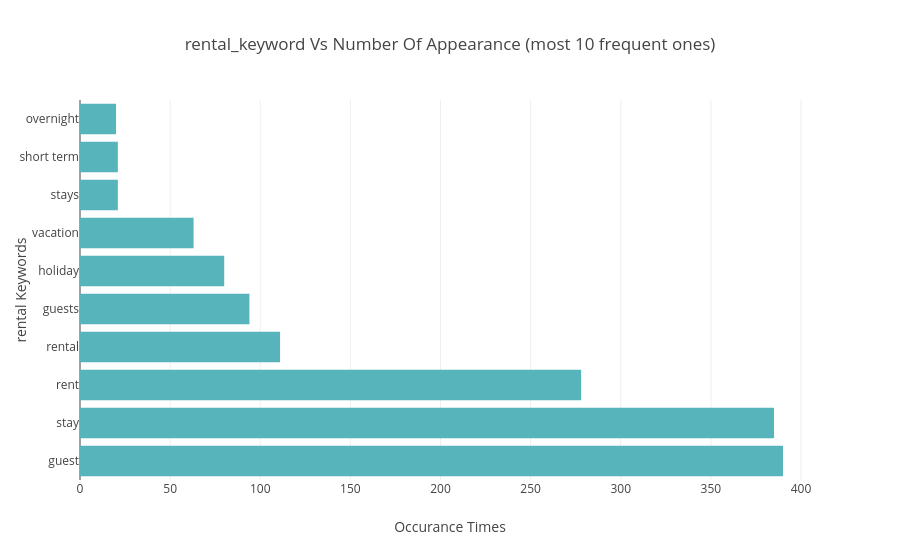

Notebook source saved alongside this figure:
### Code cell
#- Visualizing The rental keywords Vs Their Counts (only frist 10)
property_df = pd.DataFrame(
        {
            "property"   : rental_keywords_count.keys(),
            "appearance" : rental_keywords_count.values(), 
        }
    ).sort_values(by='appearance',ascending=False).reset_index()[:10]

px.bar(
    data_frame=property_df
    , x='appearance' , y="property", 
    labels={"appearance":"Occurance Times","property":"rental Keywords"},
    title="rental_keyword Vs Number Of Appearance (most 10 frequent ones)",
    orientation='h',color_discrete_sequence=["#57B4BA"]
)

### Figure 1 — Plotly figure (JSON) as saved in the notebook; plotly's stock layout.template omitted (floating-point values rounded to 4 significant figures)
{"data": [{"hovertemplate": "Occurance Times=%{x}<br>rental Keywords=%{y}<extra></extra>", "legendgroup": "", "marker": {"color": "#57B4BA", "pattern": {"shape": ""}}, "name": "", "orientation": "h", "showlegend": false, "textposition": "auto", "type": "bar", "x": [390, 385, 278, 111, 94, 80, 63, 21, 21, 20], "xaxis": "x", "y": ["guest", "stay", "rent", "rental", "guests", "holiday", "vacation", "stays", "short term", "overnight"], "yaxis": "y"}], "layout": {"barmode": "relative", "legend": {"tracegroupgap": 0}, "title": {"text": "rental_keyword Vs Number Of Appearance (most 10 frequent ones)"}, "xaxis": {"anchor": "y", "domain": [0, 1], "title": {"text": "Occurance Times"}}, "yaxis": {"anchor": "x", "domain": [0, 1], "title": {"text": "rental Keywords"}}}}
